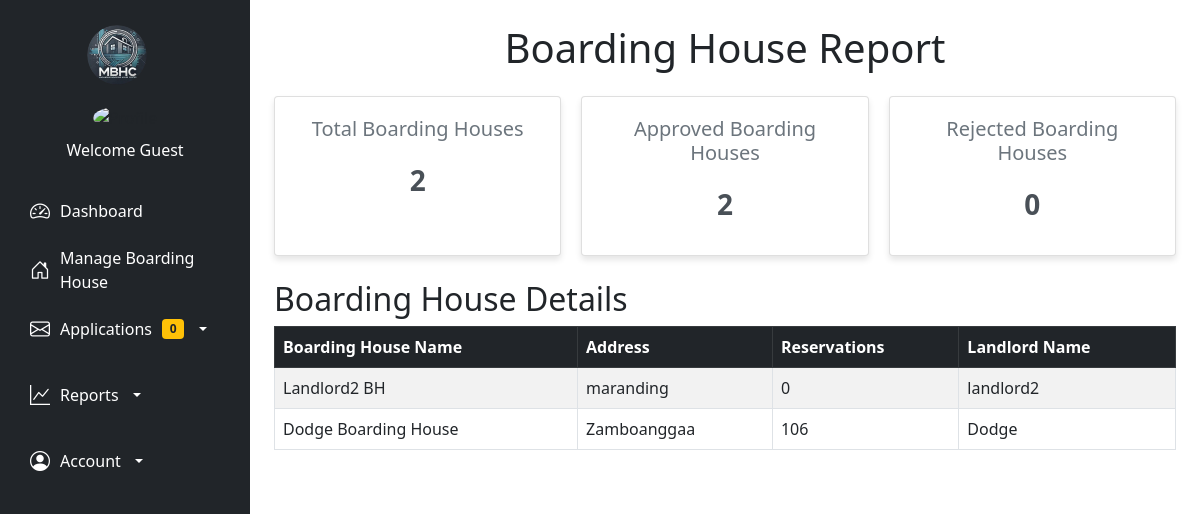
The app's page /reportsboardinghouse.php with its own data.
### tables this page shows
CREATE TABLE `boardinghouses` (
  `id` int(11) NOT NULL,
  `owner` varchar(255) NOT NULL,
  `hname` varchar(25) NOT NULL,
  `haddress` varchar(25) NOT NULL,
  `contact_no` int(255) NOT NULL,
  `landlord` varchar(255) NOT NULL
);

### reportsboardinghouse.php (the view, shortened to what this page needs)
<?php
include('php/connection.php');
$totalBoardingHousesQuery = "SELECT COUNT(*) AS total_houses FROM boardinghouses";
$totalBoardingHousesResult = mysqli_query($conn, $totalBoardingHousesQuery);
$totalBoardingHouses = mysqli_fetch_assoc($totalBoardingHousesResult)['total_houses'];
$statusCountQuery = "SELECT
                        SUM(status = 'Approved') AS approved_count,
                        SUM(status = 'Rejected') AS rejected_count
                     FROM bhapplication";
$statusCountResult = mysqli_query($conn, $statusCountQuery);
$statusCount = mysqli_fetch_assoc($statusCountResult);
$approvedCount = $statusCount['approved_count'];
$rejectedCount = $statusCount['rejected_count'];
$reservationCountQuery = "SELECT hname, COUNT(*) AS reservation_count
                          FROM reservation
                          GROUP BY hname";
$reservationCountResult = mysqli_query($conn, $reservationCountQuery);
$reservationCounts = [];
while ($row = mysqli_fetch_assoc($reservationCountResult)) {
    $reservationCounts[$row['hname']] = $row['reservation_count'];
}
$boardingHouseDetailsQuery = "SELECT * FROM boardinghouses ORDER BY id DESC";
$boardingHouseDetailsResult = mysqli_query($conn, $boardingHouseDetailsQuery);
?>
<!DOCTYPE html>
<html lang="en">
<head>
    <link href="https://cdn.jsdelivr.net/npm/bootstrap@5.3.0/dist/css/bootstrap.min.css" rel="stylesheet">
    <link rel="stylesheet" href="https://cdn.datatables.net/1.13.5/css/dataTables.bootstrap5.min.css">
</head>
<body>
    <?php include 'navadmin.php'; ?>
    <div class="container my-4">
        <h1 class="text-center mb-4">Boarding House Report</h1>
        <div class="summary">
            <div class="card">
                <h3>Total Boarding Houses</h3>
                <p><?php echo $totalBoardingHouses; ?></p>
            </div>
            <div class="card">
                <h3>Approved Boarding Houses</h3>
                <p><?php echo $approvedCount; ?></p>
            </div>
            <div class="card">
                <h3>Rejected Boarding Houses</h3>
                <p><?php echo $rejectedCount; ?></p>
            </div>
        </div>
        <h2 class="mt-4">Boarding House Details</h2>
        <div class="table-responsive">
            <table id="boardingHouseTable" class="table table-striped table-bordered">
                <thead class="table-dark">
                    <tr>
                        <th>Boarding House Name</th>
                        <th>Address</th>
                        <th>Reservations</th>
                        <th>Landlord Name</th>
                    </tr>
                </thead>
                <tbody>
                    <?php while ($house = mysqli_fetch_assoc($boardingHouseDetailsResult)) {
                        $hname = $house['hname'];
                        $reservations = $reservationCounts[$hname] ?? 0;
                    ?>
                        <tr>
                            <td><?php echo $house['hname']; ?></td>
                            <td><?php echo $house['haddress']; ?></td>
                            <td><?php echo $reservations; ?></td>
                            <td><?php echo $house['landlord']; ?></td>
                        </tr>
                    <?php } ?>
                </tbody>
            </table>
        </div>
    </div>
</body>
</html>

### reportsboardinghouse.php (style rules this page uses)
body { background-color: #f8f9fa; }
.summary { display: flex; flex-wrap: wrap; gap: 20px; margin: 20px 0; }
.card { background: #fff; border: none; border-radius: 10px; box-shadow: 0 4px 6px rgba(0, 0, 0, 0.1); padding: 20px; flex: 1 1 calc(33% - 20px); text-align: center; }
.card h3 { font-size: 1.25rem; color: #6c757d; }
.card p { font-size: 1.75rem; font-weight: bold; margin: 10px 0; color: #495057; }

### navadmin.php (style rules this page uses)
body { margin-left: 250px; transition: margin-left 0.3s ease; }

### records on screen
boardinghouses: hname "Landlord2 BH", haddress "maranding", hname "0", landlord "landlord2"
boardinghouses: hname "Dodge Boarding House", haddress "Zamboanggaa", hname "106", landlord "Dodge"

### other values on screen
$fetch['fname'] "Guest"
$newReservations "0"
$totalBoardingHouses "2"
$approvedCount "2"
$rejectedCount "0"
